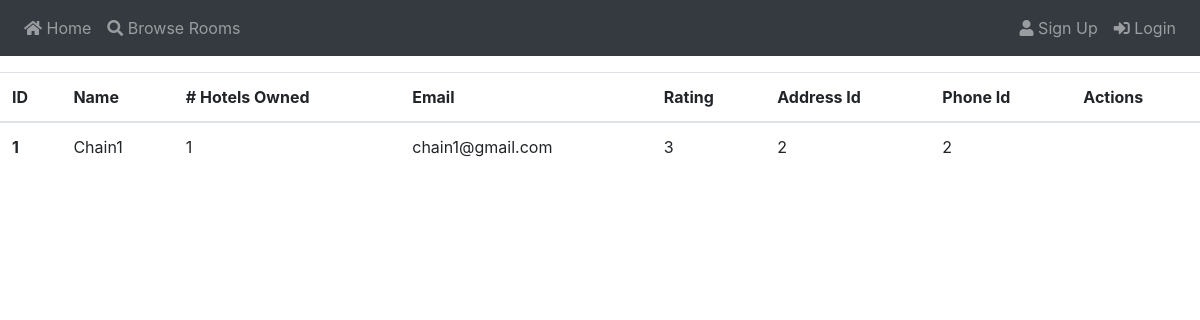
The app's page /view_chains, older data.
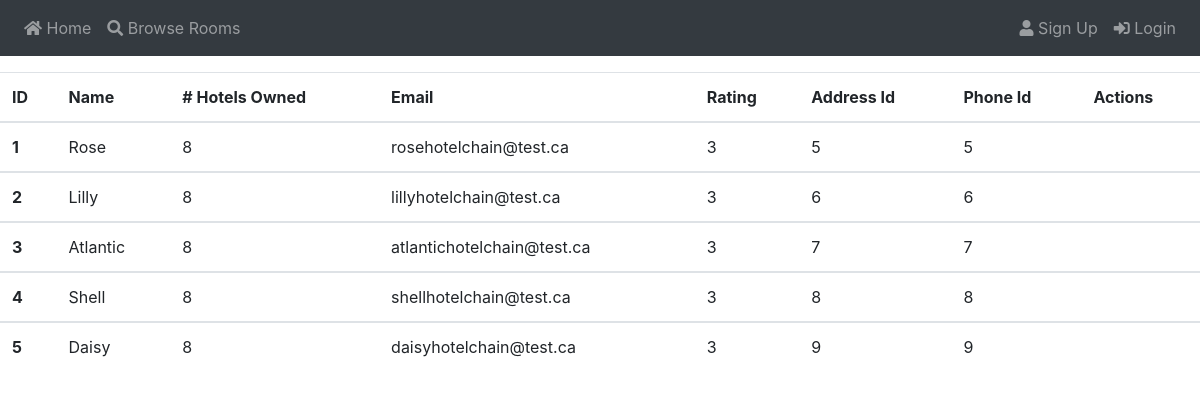
The same page, newer data.
### app/models.py (models this page shows)
class Chain(db.Model):
    id          = db.Column(db.Integer, primary_key = True)
    name        = db.Column(db.String(64), nullable = False)
    hotels_owned = db.Column(db.Integer, nullable = False)
    email       = db.Column(db.String(128), nullable = False)
    rating      = db.Column(db.Integer, nullable = False)
    address     = db.Column(db.Integer, db.ForeignKey('addr.id'))
    phone       = db.Column(db.Integer, db.ForeignKey('phone.id'))
    hotels      = db.relationship('Hotel', backref = 'chain', lazy='dynamic')

### app/routes.py (the view)
@app.route("/view_chains")
def view_chains():
    chains = Chain.query.all()
    return render_template("view_chains.html", chains= chains)

### app/templates/view_chains.html (shortened to what this page needs)
{% extends "base.html" %}
{% block content %}
    <table class="table">
        <thead>
            <tr>
                <th scope="col">ID</th>
                <th scope="col">Name</th>
                <th scope="col"># Hotels Owned</th>
                <th scope="col">Email</th>
                <th scope="col">Rating</th>
                <th scope="col">Address Id</th>
                <th scope="col">Phone Id</th>
                <th scope="col">Actions</th>
            </tr>
        </thead>
        {% for c in chains %}
        <tbody>
            <tr>
                <th scope="row">{{ c.id }}</th>
                <td>{{ c.name }}</td>
                <td>{{ c.hotels_owned }}</td>
                <td>{{ c.email }}</td>
                <td>{{ c.rating }}</td>
                <td>{{ c.address }}</td>
                <td>{{ c.phone }}</td>
                <td>
                </td>
            </tr>
        </tbody>
    {% endfor %}
    </table>
{% endblock %}

### app/templates/base.html (shortened to what this page needs)
<!DOCTYPE html>
<html>
    <head>
        <link rel="stylesheet" href="https://stackpath.bootstrapcdn.com/bootstrap/4.1.2/css/bootstrap.min.css">
        <link rel="stylesheet" href="https://use.fontawesome.com/releases/v5.7.1/css/all.css">
    </head>
    <body>
        <nav class="navbar navbar-expand-sm fixed-top bg-dark navbar-dark justify-content-between">
            <ul class="navbar-nav">
                <li class="nav-item">
                    <a class="nav-link" href="{{ url_for('index') }}"><span class="fa fa-home"></span> Home</a>
                </li>
                <li class="nav-item">
                    <a class="nav-link" href="{{ url_for('browse_rooms') }}"><span class="fa fa-search"></span> Browse Rooms</a>
                </li>
            </ul>
            <ul class="navbar-nav fixed-right">
                {% if current_user.is_anonymous %}
                    <li class="nav-item">
                        <a class="nav-link" href="{{ url_for('register') }}"><span class="fa fa-user"></span> Sign Up</a>
                    </li>
                    <li class="nav-item">
                        <a class="nav-link" href="{{ url_for('login') }}"><span class="fa fa-sign-in-alt"></span> Login</a>
                    </li>
                {% endif %}
            </ul>
        </nav>
        <br>
        <br>
        <br>
        {% block content %}{% endblock %}
    </body>
</html>

Row changes from the older to the newer data that the page shows:
changed Chain id 1: name "Chain1" → "Rose"; hotels_owned "1" → "8"; email "chain1@gmail.com" → "rosehotelchain@test.ca"; address "2" → "5"; phone "2" → "5"
added Chain: id "2", name "Lilly", hotels_owned "8", email "lillyhotelchain@test.ca", rating "3", address "6", phone "6"
added Chain: id "3", name "Atlantic", hotels_owned "8", email "atlantichotelchain@test.ca", rating "3", address "7", phone "7"
added Chain: id "4", name "Shell", hotels_owned "8", email "shellhotelchain@test.ca", rating "3", address "8", phone "8"
added Chain: id "5", name "Daisy", hotels_owned "8", email "daisyhotelchain@test.ca", rating "3", address "9", phone "9"
